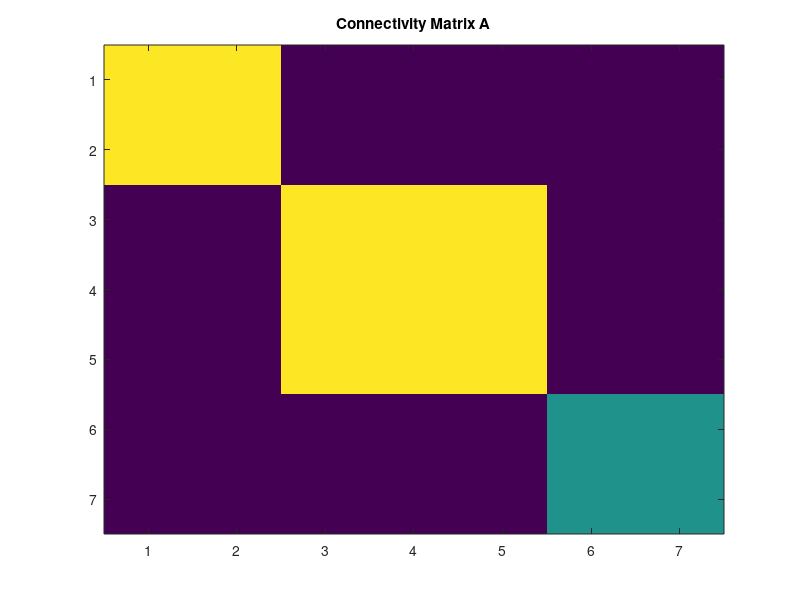

The MATLAB script that drew this image: (Note: this script raises an error after producing the figure.)

% Find the complex in a multivariate autoregressive model, 
%   X^t = A*X^{t-1} + E,
% where A is a connectivity matrix and E is gaussian noise.

addpath(genpath('../PhiToolbox'))


%% generate data
%%%%%%%%%%%%%%%%%%%%%%%%%%%%%%%%%%%%%%%%%%%%%%%%%%%%%%%%%%%%%%%%%%%%%%%%%%%
disp('Generating data...')

%%% construct connectivity matrix %%%
N = 7; % the number of elements
A = eye(N)/N; % A: connectivity matrix
A(3:N-2, 3:N-2) = 1/N;
A(1:2, 1:2) = 1/N;
A(6:7, 6:7) = 0.5/N;

h_A = figure;
imagesc(A)
drawnow
title('Connectivity Matrix A')

%%% generate time series X using the AR model %%%
T = 10^6;
X = zeros(N,T);
X(:,1) = randn(N,1);
for t=2: T
    E = randn(N,1);
    X(:,t) = A*X(:,t-1) + E;
end


%% find the complex
%%%%%%%%%%%%%%%%%%%%%%%%%%%%%%%%%%%%%%%%%%%%%%%%%%%%%%%%%%%%%%%%%%%%%%%%%%%

type_of_dist = 'Gauss';
% type_of_dist:
%    'Gauss': Gaussian distribution
%    'discrete': discrete probability distribution

type_of_phi = 'MI1';
% type_of_phi:
%    'MI1': Multi (Mutual) information, e.g., I(X_1; X_2). (IIT1.0)
%    'MI': Multi (Mutual) information, e.g., I(X_1, Y_1; X_2, Y_2)
%    'SI': phi_H, stochastic interaction
%    'star': phi_star, based on mismatched decoding
%    'Geo': phi_G, information geometry version

type_of_MIPsearch = 'Queyranne';
% type_of_MIPsearch: 
%    'exhaustive': 
%    'Queyranne': 
%    'REMCMC':

tau = 1; % time lag

% Convert data to covariance matrices
% probs = data_to_probs(type_of_dist, X, tau);

%%% with pre-computed covariances %%%
% [indices_Complex, phi_Complex, indices, phis, Zs] = ...
%     Complex_Exhaustive_probs( type_of_phi, type_of_MIPsearch, probs );

% %%% without pre-computed covariances %%%
[ indices_Complex, phi_Complex, indices, phis, Zs ] = ...
   Complex_Exhaustive( type_of_dist, type_of_phi, type_of_MIPsearch, X, tau);
%  indices_Complex: indices of elements in the complex
%  phi_Complex: the amount of integrated information at the (estimated) MIP of the complex 
%  indices: the indices of every subsystem
%  phis: the amount of integrated information for every subsystem
%  Zs: the (estimated) MIP of every subsystem

[complexes, phis_complexes] = find_complexes(indices, phis, 1);

